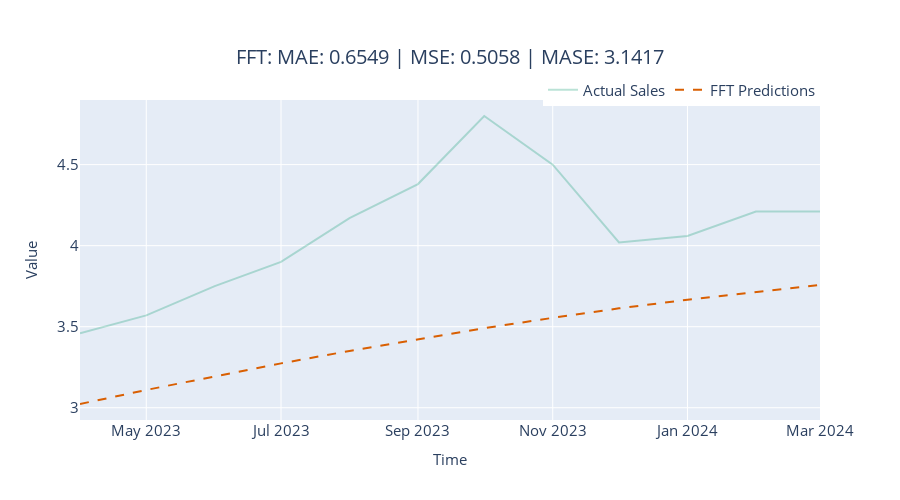

This figure's notebook cell:
### Markdown cell above
### FFT

### Code cell
name = "FFT"
fft_model = FFT(nr_freqs_to_keep=seasonal_periods, trend="poly", trend_poly_degree=3)
with LogTime() as timer:
    y_pred, metrics = eval_model(fft_model, ts_train, ts_test, name=name)
metrics['Time Elapsed'] = timer.elapsed
metric_record.append(metrics)
y_pred = format_y_pred(y_pred, "fft_predictions")
pred_df = pred_df.join(y_pred)

fig = plot_forecast(pred_df, forecast_columns=["fft_predictions"], forecast_display_names=['FFT Predictions'])
fig = format_plot(fig, title=f"FFT: MAE: {metrics['MAE']:.4f} | MSE: {metrics['MSE']:.4f} | MASE: {metrics['MASE']:.4f}")
fig.show()

### Figure 1 — Plotly figure (JSON) as saved in the notebook; plotly's stock layout.template omitted (floating-point values rounded to 4 significant figures)
{"data": [{"line": {"color": "rgba(27,158,119, 0.3)"}, "mode": "lines", "name": "Actual Sales", "type": "scatter", "x": ["2023-04-01T00:00:00", "2023-05-01T00:00:00", "2023-06-01T00:00:00", "2023-07-01T00:00:00", "2023-08-01T00:00:00", "2023-09-01T00:00:00", "2023-10-01T00:00:00", "2023-11-01T00:00:00", "2023-12-01T00:00:00", "2024-01-01T00:00:00", "2024-02-01T00:00:00", "2024-03-01T00:00:00"], "y": [3.46, 3.57, 3.75, 3.9, 4.17, 4.38, 4.8, 4.5, 4.02, 4.06, 4.21, 4.21]}, {"line": {"color": "rgba(217,95,2, 1)", "dash": "dash"}, "mode": "lines", "name": "FFT Predictions", "type": "scatter", "x": ["2023-04-01T00:00:00", "2023-05-01T00:00:00", "2023-06-01T00:00:00", "2023-07-01T00:00:00", "2023-08-01T00:00:00", "2023-09-01T00:00:00", "2023-10-01T00:00:00", "2023-11-01T00:00:00", "2023-12-01T00:00:00", "2024-01-01T00:00:00", "2024-02-01T00:00:00", "2024-03-01T00:00:00"], "y": [3.023, 3.11, 3.193, 3.274, 3.35, 3.423, 3.491, 3.555, 3.613, 3.667, 3.715, 3.758]}], "layout": {"autosize": false, "height": 500, "legend": {"font": {"size": 15}, "orientation": "h", "title": {}, "x": 1, "xanchor": "right", "y": 0.98, "yanchor": "bottom"}, "title": {"font": {"size": 20}, "text": "FFT: MAE: 0.6549 | MSE: 0.5058 | MASE: 3.1417", "x": 0.5, "xanchor": "center", "yanchor": "top"}, "width": 900, "xaxis": {"autorange": true, "range": ["2023-04-01", "2024-03-01"], "tickfont": {"size": 15}, "title": {"font": {"size": 15}, "text": "Time"}, "type": "date"}, "yaxis": {"autorange": true, "range": [2.924, 4.899], "tickfont": {"size": 15}, "title": {"font": {"size": 15}, "text": "Value"}, "type": "linear"}}}
